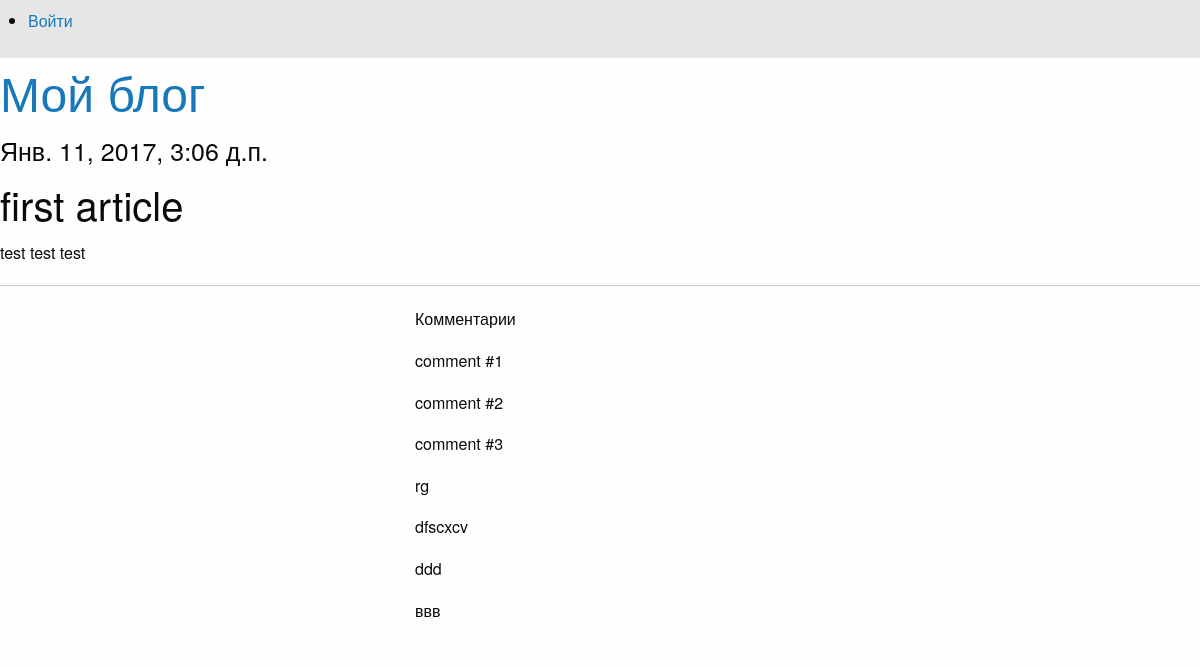
The app's page /basicview/articles/get/1/ with its own data.
### article/models.py (models this page shows)
class Article(models.Model):
    class Meta():
        db_table = "article"
    article_title = models.CharField(max_length = 200)
    article_text = models.TextField()
    article_date = models.DateTimeField()
    article_likes = models.IntegerField(default = 0)

class Comments(models.Model):
    class Meta():
        db_table = "comments"
    comments_text = models.TextField(verbose_name = "Текст комментария")
    comments_article = models.ForeignKey(Article)

### article/views.py (the view)
# urls.py: url(r'^articles/get/(?P<article_id>\d+)/$', views.article),
@csrf_protect
def article(request, article_id = 1):
    comment_form = CommentForm
    args = {}
    args['article'] = Article.objects.get(id = article_id)
    args['comments'] = Comments.objects.filter(comments_article_id = article_id)
    args['form'] = comment_form
    args['username'] = auth.get_user(request).username
    return render(request, 'article.html', args)

### article/templates/article.html (shortened to what this page needs)
{% extends 'main.html' %}
{% block article %}
    <h4>{{ article.article_date }}</h4>
    <h2>{{ article.article_title }}</h2>
    <p>{{ article.article_text }}</p>
    <hr>
    <div class = "large-offset-1 large-8 columns">
    <p>Комментарии</p>
        {% for comment in comments %}
            <p>{{ comment.comments_text }}</p>
        {% endfor %}
    </div>
{% endblock %}

### templates/main.html (shortened to what this page needs)
{% load staticfiles %}
<!DOCTYPE html>
<html>
<head>
    <link rel="stylesheet" type="text/css" href="{% static '/css/foundation.css' %}">
</head>
<body>
<div class="top-bar">
<section class="top-bar-section">
    <ul class="right">
        {% if username %}
            <li><a href="/auth/logout/">Выйти ({{ username }})</a></li>
        {% else %}
            <li><a href="/auth/login/">Войти</a></li>
        {% endif %}
    </ul>
</section>
</div>
        <h1><a href = "/">Мой блог</a></h1>
        <div class = "row">
            {% block article %}{% endblock %}
        </div>
</body>
</html>

### records on screen
Article: article_date "Янв. 11, 2017, 3:06 д.п.", article_title "first article", article_text "test test test"
Comments: comments_text "comment #1"
Comments: comments_text "comment #2"
Comments: comments_text "comment #3"
Comments: comments_text "rg"
Comments: comments_text "dfscxcv"
Comments: comments_text "ddd"
Comments: comments_text "ввв"
